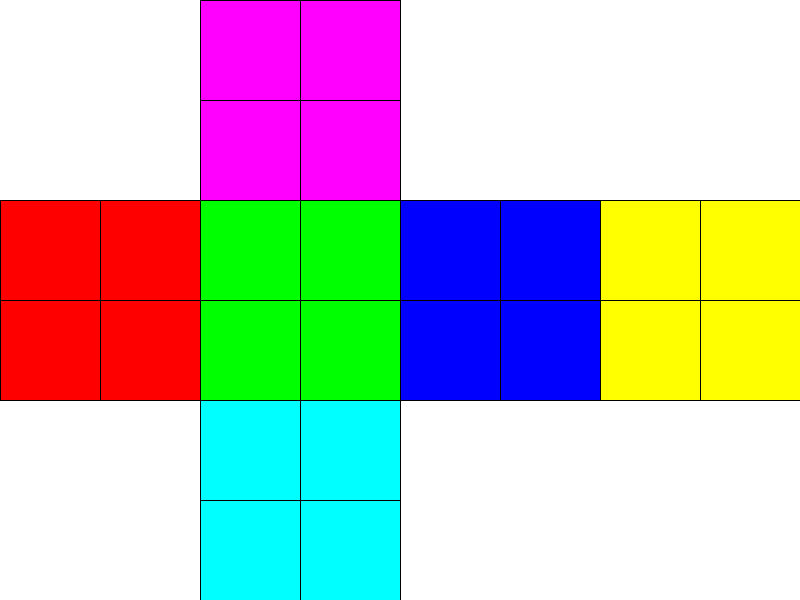
Frame 1 (no input)
Frame 60 (the mouse pressed at the canvas centre just before this capture): identical to frame 1, image omitted
Frame 120 (the mouse held since frame 60 and released just before this capture): identical to frame 1, image omitted

The Processing sketch that drew this single still picture (run headless with seeded random() and noise(); from frame 60 on, the mouse is pressed at the canvas centre):

// Processing sketch: sketch_160321RubikCube2x2
// ── sketch_160321RubikCube2x2.pde
boolean firstSurfaces[][] = {
  {
    false, false, false, false, false, false, false, false, false, false, false, false, false, false, false, false, false, false, false, false, true, true, true, true
  }
  , 
  {
    false, false, false, false, false, false, false, false, false, false, false, false, false, false, false, false, true, true, true, true, true, true, true, true
  }
  , 
  {
    false, false, false, false, false, false, false, false, false, false, false, false, true, true, true, true, true, true, true, true, true, true, true, true
  }
  , 
  {
    false, false, false, false, false, false, false, false, true, true, true, true, true, true, true, true, true, true, true, true, true, true, true, true
  }
  , 
  {
    false, false, false, false, true, true, true, true, true, true, true, true, true, true, true, true, true, true, true, true, true, true, true, true
  }
};
int surfaceColor[] = new int[24];
boolean surfaces[][] = {
  {
    false, false, false, false, false, false, false, false, false, false, false, false, false, false, false, false, false, false, false, false, true, true, true, true
  }
  , 
  {
    false, false, false, false, false, false, false, false, false, false, false, false, false, false, false, false, true, true, true, true, true, true, true, true
  }
  , 
  {
    false, false, false, false, false, false, false, false, false, false, false, false, true, true, true, true, true, true, true, true, true, true, true, true
  }
  , 
  {
    false, false, false, false, false, false, false, false, true, true, true, true, true, true, true, true, true, true, true, true, true, true, true, true
  }
  , 
  {
    false, false, false, false, true, true, true, true, true, true, true, true, true, true, true, true, true, true, true, true, true, true, true, true
  }
};

boolean demoFlag = false;
ArrayList<Integer> solveSequence = new ArrayList<Integer>();
int demoNow = 0;

void setup() {
  size(800, 600);

  boolean a = true, b = false, c = false;

  println("a = " + a);
  println("b = " + b);
  println("c = " + c);
  println("a & b = " + (a & b));
  println("a | b = " + (a | b));
  println("!(a ^ b) = " + !(a ^ b));
  println("!(b ^ c) = " + !(b ^ c));
  println("a | b & c = " + (a | b & c));
  println("a ^ b ^ c = " + (a ^ b ^ c));

  //for (int j = 0; j < 5; j++) { //print surface
  //  for (int i = 0; i < 24; i++) {
  //    print(surfaces[j][i] + " ");
  //  }
  //  println("");
  //}
}

void draw() {
  background(255);
  if (demoFlag) {
    delay(1000);
    println("demo execute:" + solveSequence.get(demoNow));
    surfaces = executeRotateByNumber(solveSequence.get(demoNow), surfaces);
    demoNow++;
    if (demoNow >= solveSequence.size()) {
      println("demo solved");
      demoFlag = false;
    }
  }

  for (int i = 0; i < surfaceColor.length; i++) { //initialization
    surfaceColor[i] = 0;
  }

  for (int j = 0; j < 5; j++) {
    for (int i = 0; i < surfaceColor.length; i++) { //sum up sheet
      if (surfaces[j][i]) {
        surfaceColor[i]++;
      }
      //print(surfaceColor[i] + " ");
    }
    //println("");
  }

  //for (int i = 0; i < surfaceColor.length; i++) { //print
  // print(surfaceColor[i] + " ");
  //}
  //println("");

  //display 2 dimention
  myRect(0.0 / 8.0 * (float)width, 2.0 / 6.0 *  (float)height, 0);
  myRect(1.0 / 8.0 * (float)width, 2.0 / 6.0 *  (float)height, 1);
  myRect(0.0 / 8.0 * (float)width, 3.0 / 6.0 *  (float)height, 2);
  myRect(1.0 / 8.0 * (float)width, 3.0 / 6.0 *  (float)height, 3);

  myRect(2.0 / 8.0 * (float)width, 2.0 / 6.0 *  (float)height, 4);
  myRect(3.0 / 8.0 * (float)width, 2.0 / 6.0 *  (float)height, 5);
  myRect(2.0 / 8.0 * (float)width, 3.0 / 6.0 *  (float)height, 6);
  myRect(3.0 / 8.0 * (float)width, 3.0 / 6.0 *  (float)height, 7);

  myRect(4.0 / 8.0 * (float)width, 2.0 / 6.0 *  (float)height, 8);
  myRect(5.0 / 8.0 * (float)width, 2.0 / 6.0 *  (float)height, 9);
  myRect(4.0 / 8.0 * (float)width, 3.0 / 6.0 *  (float)height, 10);
  myRect(5.0 / 8.0 * (float)width, 3.0 / 6.0 *  (float)height, 11);

  myRect(6.0 / 8.0 * (float)width, 2.0 / 6.0 *  (float)height, 12);
  myRect(7.0 / 8.0 * (float)width, 2.0 / 6.0 *  (float)height, 13);
  myRect(6.0 / 8.0 * (float)width, 3.0 / 6.0 *  (float)height, 14);
  myRect(7.0 / 8.0 * (float)width, 3.0 / 6.0 *  (float)height, 15);

  myRect(2.0 / 8.0 * (float)width, 0.0 / 6.0 *  (float)height, 16);
  myRect(3.0 / 8.0 * (float)width, 0.0 / 6.0 *  (float)height, 17);
  myRect(2.0 / 8.0 * (float)width, 1.0 / 6.0 *  (float)height, 18);
  myRect(3.0 / 8.0 * (float)width, 1.0 / 6.0 *  (float)height, 19);

  myRect(2.0 / 8.0 * (float)width, 4.0 / 6.0 *  (float)height, 20);
  myRect(3.0 / 8.0 * (float)width, 4.0 / 6.0 *  (float)height, 21);
  myRect(2.0 / 8.0 * (float)width, 5.0 / 6.0 *  (float)height, 22);
  myRect(3.0 / 8.0 * (float)width, 5.0 / 6.0 *  (float)height, 23);
}

void keyPressed() {
  switch(key) {
  case 'j': 
    println("judge return = " + judge(surfaces)); 
    break;
  case 'p':
    println("random");
    for (int i = 0; i < 10; i++) surfaces = executeRotateByNumber((int)random(0, 12), surfaces);
    break;
  case ENTER:
    println("solve");
    solve(7, surfaces);
    break;
  case DELETE:
    println("reset");
    surfaces = (boolean [][]) firstSurfaces.clone();
    break;
  case BACKSPACE:
    println("demo");
    demoFlag = true;
    demoNow = 0;
    solveSequence.clear();
    int [] tempSequence = solve(7, surfaces);
    println("demo");
    for (int temp : tempSequence) solveSequence.add(temp);
    print("solveSequence: ");
    for (int temp : solveSequence) print(temp + " ");
    println("");
    break;
  case 'q':
    surfaces = rotateCube(r1P, surfaces);
    break;
  case 'a':
    surfaces = rotateCube(r1N, surfaces);
    break;
  case 'z':
    surfaces = rotateCube(r1T, surfaces);
    break;
  case 'w':
    surfaces = rotateCube(r2P, surfaces);
    break;
  case 's':
    surfaces = rotateCube(r2N, surfaces);
    break;
  case 'x':
    surfaces = rotateCube(r2T, surfaces);
    break;
  case 'e':
    surfaces = rotateCube(r3P, surfaces);
    break;
  case 'd':
    surfaces = rotateCube(r3N, surfaces);
    break;
  case 'c':
    surfaces = rotateCube(r3T, surfaces);
    break;
  case 'r':
    surfaces = rotateCube(r4P, surfaces);
    break;
  case 'f':
    surfaces = rotateCube(r4N, surfaces);
    break;
  case 'v':
    surfaces = rotateCube(r4T, surfaces);
    break;
  }
}

void mouseClicked() {
  rotateCube(r1P, surfaces);
}

void myRect(float startX, float startY, int cellNumber) {
  switch(surfaceColor[cellNumber]) {
  case 0: 
    fill(255, 0, 0); 
    break;
  case 1: 
    fill(0, 255, 0); 
    break;
  case 2: 
    fill(0, 0, 255); 
    break;
  case 3: 
    fill(255, 255, 0); 
    break;
  case 4: 
    fill(255, 0, 255); 
    break;
  case 5: 
    fill(0, 255, 255); 
    break;
  }
  rect(startX, startY, 1.0 / 8.0 * (float)width, 1.0 / 6.0 *  (float)height);
};


// ── function.pde
int [] r1P = {12, 13, 2, 3, 0, 1, 6, 7, 4, 5, 10, 11, 8, 9, 14, 15, 17, 19, 16, 18, 20, 21, 22, 23};
int [] r1N = {4, 5, 2, 3, 8, 9, 6, 7, 12, 13, 10, 11, 0, 1, 14, 15, 18, 16, 19, 17, 20, 21, 22, 23};
int [] r1T = {8, 9, 2, 3, 12, 13, 6, 7, 0, 1, 10, 11, 4, 5, 14, 15, 19, 18, 17, 16, 20, 21, 22, 23};
int [] r2P = {0, 1, 14, 15, 4, 5, 2, 3, 8, 9, 6, 7, 12, 13, 10, 11, 16, 17, 18, 19, 22, 20, 23, 21};
int [] r2N = {0, 1, 6, 7, 4, 5, 10, 11, 8, 9, 14, 15, 12, 13, 2, 3, 16, 17, 18, 19, 21, 23, 20, 22};
int [] r2T = {0, 1, 10, 11, 4, 5, 14, 15, 8, 9, 2, 3, 12, 13, 6, 7, 16, 17, 18, 19, 23, 22, 21, 20};
int [] r3P = {2, 0, 3, 1, 16, 5, 18, 7, 8, 9, 10, 11, 12, 22, 14, 20, 15, 17, 13, 19, 4, 21, 6, 23};
int [] r3N = {1, 3, 0, 2, 20, 5, 22, 7, 8, 9, 10, 11, 12, 18, 14, 16, 4, 17, 6, 19, 15, 21, 13, 23};
int [] r3T = {3, 2, 1, 0, 15, 5, 13, 7, 8, 9, 10, 11, 12, 6, 14, 4, 20, 17, 22, 19, 16, 21, 18, 23};
int [] r4P = {0, 1, 2, 3, 4, 17, 6, 19, 9, 11, 8, 10, 23, 13, 21, 15, 16, 14, 18, 12, 20, 5, 22, 7};
int [] r4N = {0, 1, 2, 3, 4, 21, 6, 23, 10, 8, 11, 9, 19, 13, 17, 15, 16, 5, 18, 7, 20, 14, 22, 12};
int [] r4T = {0, 1, 2, 3, 4, 14, 6, 12, 11, 10, 9, 8, 7, 13, 5, 15, 16, 21, 18, 23, 20, 17, 22, 19};

boolean judge(boolean tempSurfaces[][]) {
  boolean tempANDLAYER = true;  
  for (int j = 0; j < 5; j++) {
    boolean tempAND = true;
    for (int i = 0; i < 24; i += 4) {
      boolean tempXNOR = !(tempSurfaces[j][i] ^ tempSurfaces[j][i+1]) & !(tempSurfaces[j][i+1]^tempSurfaces[j][i+2]) 
        & !(tempSurfaces[j][i+2]^tempSurfaces[j][i+3]) & !(tempSurfaces[j][i]^tempSurfaces[j][i+3]);
      tempAND &= tempXNOR;
    }
    tempANDLAYER &= tempAND;
  }
  return tempANDLAYER;
}

boolean[][] rotateCube(int [] sequence, boolean[][] tempSurfaces) { //smarter way
  boolean [][] returnSurfaces = new boolean[5][24];
  for (int j = 0; j < 5; j++) {
    for (int i = 0; i < 24; i++) {
      returnSurfaces[j][i] = tempSurfaces[j][sequence[i]];
    }
  }
  return returnSurfaces;
}

boolean[][] executeRotateByNumber(int commandNumber, boolean[][] tempSurfaces) {
  switch(commandNumber) {
  case 0: 
    return rotateCube(r1P, tempSurfaces); 
  case 1: 
    return rotateCube(r1N, tempSurfaces); 
  case 2: 
    return rotateCube(r1T, tempSurfaces); 
  case 3: 
    return rotateCube(r2P, tempSurfaces); 
  case 4: 
    return rotateCube(r2N, tempSurfaces); 
  case 5: 
    return rotateCube(r2T, tempSurfaces); 
  case 6: 
    return rotateCube(r3P, tempSurfaces); 
  case 7: 
    return rotateCube(r3N, tempSurfaces); 
  case 8: 
    return rotateCube(r3T, tempSurfaces); 
  case 9: 
    return rotateCube(r4P, tempSurfaces); 
  case 10: 
    return rotateCube(r4N, tempSurfaces); 
  case 11: 
    return rotateCube(r4T, tempSurfaces);
  default:
    return new boolean[5][24];
  }
}

int [] solve(int depth, boolean[][] targetSurfaces) { //I want to do Widht Prioritized Search
  long startMillis = millis();
  int [] executeSequence = new int [depth];
  for (int i = 0; i < depth; i++) {
    executeSequence[i] =  0;
  }
  executeSequence[0] = -1;

  long power = 1;
  for (int i = 0; i < depth; i++) power *= 12;

  for (long j = 0; j < power; j++) {
    //count up executeSequence
    executeSequence[0] += 1;
    for (int i = 0; i < depth - 1; i++) {
      if (executeSequence[i] >= 12) { //like Duodecimal (12 shinsu)
        executeSequence[i] = 0;
        executeSequence[i + 1] += 1;
      } else break;
    }

    if (executeSequence[depth - 1] >= 12) return new int [0];

    //skip sequence
    boolean skipFlag = false;
    for (int i = 0; i < depth - 1; i++) {
      if (
        ((0 <= executeSequence[i] && executeSequence[i] <= 2) && (0 <= executeSequence[i + 1] && executeSequence[i + 1] <= 2))
        || ((3 <= executeSequence[i] && executeSequence[i] <= 5) && (3 <= executeSequence[i + 1] && executeSequence[i + 1] <= 5))
        || ((6 <= executeSequence[i] && executeSequence[i] <= 8) && (6 <= executeSequence[i + 1] && executeSequence[i + 1] <= 8))
        || ((9 <= executeSequence[i] && executeSequence[i] <= 11) && (9 <= executeSequence[i + 1] && executeSequence[i + 1] <= 11))
        ) {
        skipFlag = true;
        break;
      }
    }
    if (skipFlag) continue;
    else {
      print("start solve j: " + j + " ");
      for (int i = 0; i < depth; i++) {
        print(executeSequence[i] + " ");
      }
      println("");

      boolean [][] processedSurfaces = targetSurfaces;
      for (int i = 0; i < executeSequence.length; i++) {
        processedSurfaces = executeRotateByNumber(executeSequence[i], processedSurfaces);
        if (judge(processedSurfaces)) {
          println(" ===== solved!! ===== " + (i + 1) + " steps");
          println("time to solve: " + (millis() - startMillis) + "ms");
          print("Let's do it!! as following: ");
          int [] returnSequence = new int [i + 1];
          for (int k = 0; k < i + 1; k++) {
            print(executeSequence[k] + " ");
            returnSequence[k] = executeSequence[k];
          }
          println("");
          return returnSequence;
        }
      }
    }
  }

  println("Oh, cannot solve... when depth = " + depth);
  return new int [0];
}

//void rotate1P() { //dirty way (but maybe this is useful in the Verilog language
//  boolean [][] tempSurfaces = new boolean[5][24];
//  for (int j = 0; j < 5; j++) {
//    tempSurfaces[j][0] = surfaces[j][12];
//    tempSurfaces[j][1] = surfaces[j][13];
//    tempSurfaces[j][2] = surfaces[j][2];
//    tempSurfaces[j][3] = surfaces[j][3];
//    tempSurfaces[j][4] = surfaces[j][0];
//    tempSurfaces[j][5] = surfaces[j][1];
//    tempSurfaces[j][6] = surfaces[j][6];
//    tempSurfaces[j][7] = surfaces[j][7];
//    tempSurfaces[j][8] = surfaces[j][4];
//    tempSurfaces[j][9] = surfaces[j][5];
//    tempSurfaces[j][10] = surfaces[j][10];
//    tempSurfaces[j][11] = surfaces[j][11];
//    tempSurfaces[j][12] = surfaces[j][8];
//    tempSurfaces[j][13] = surfaces[j][9];
//    tempSurfaces[j][14] = surfaces[j][14];
//    tempSurfaces[j][15] = surfaces[j][15];
//    tempSurfaces[j][16] = surfaces[j][17];
//    tempSurfaces[j][17] = surfaces[j][19];
//    tempSurfaces[j][18] = surfaces[j][16];
//    tempSurfaces[j][19] = surfaces[j][18];
//    tempSurfaces[j][20] = surfaces[j][20];
//    tempSurfaces[j][21] = surfaces[j][21];
//    tempSurfaces[j][22] = surfaces[j][22];
//    tempSurfaces[j][23] = surfaces[j][23];
//  }  
//  surfaces = (boolean[][])tempSurfaces.clone();
//}
